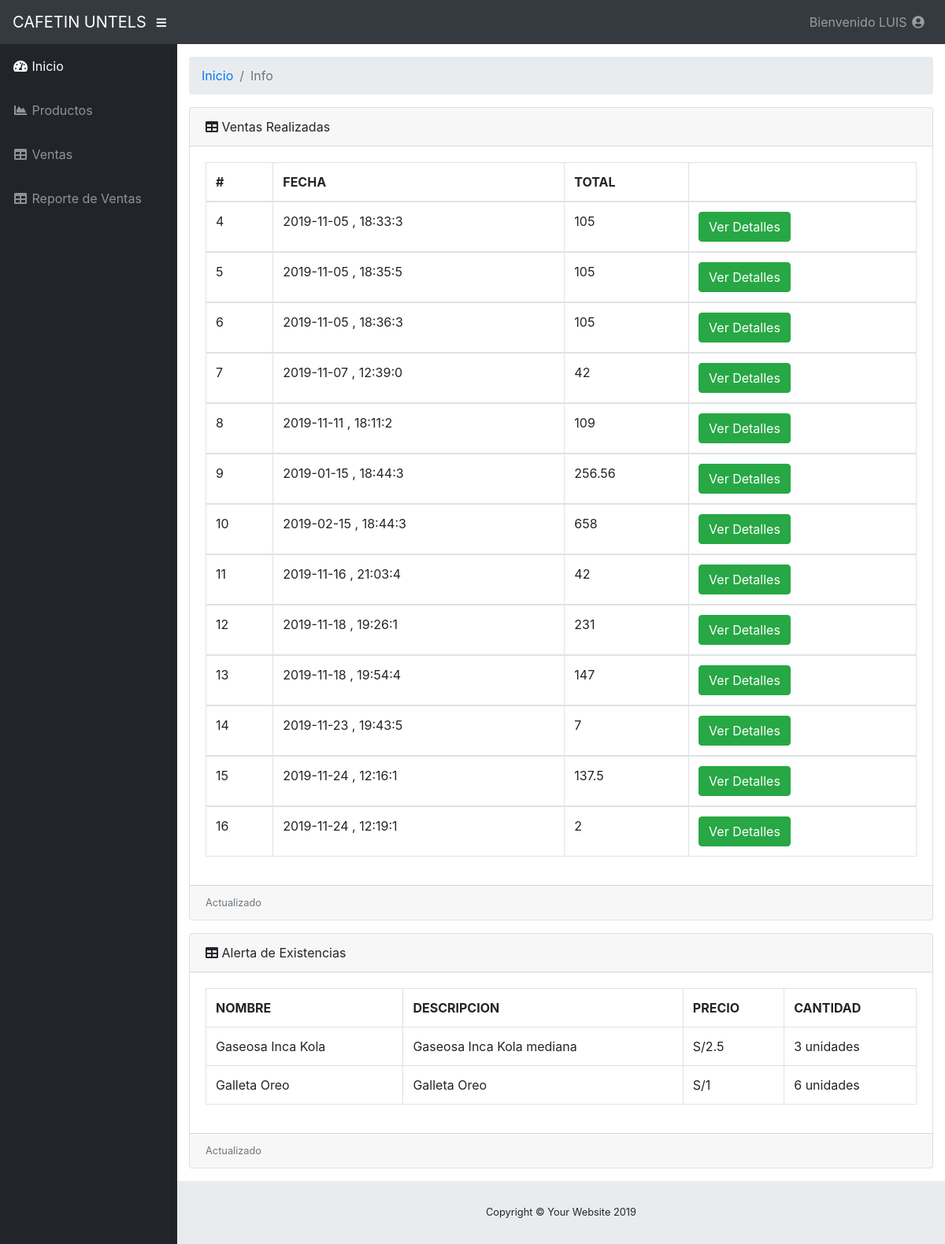
The page /cafetin/vistas/index.php (signed in) on the database its author committed.
### tables this page shows
CREATE TABLE `venta` (
  `idventa` int(11) NOT NULL,
  `fecha` varchar(20) NOT NULL,
  `total` double NOT NULL
);

CREATE TABLE `productos` (
  `idproducto` int(11) NOT NULL,
  `nombre_producto` varchar(50) NOT NULL,
  `descripcion` varchar(100) NOT NULL,
  `precio` double NOT NULL,
  `cantidad` int(11) NOT NULL,
  `estado` varchar(20) NOT NULL
);

### cafetin/modelo/conexion.php (called while the page is built, shortened)
<?php
class Conexion{
		private $conexion;
		function __construct(){
			$this->conexion = mysqli_connect("localhost","root","12345678","cafeteria");
		}
		public function getConexion(){
			return $this->conexion;
		}
}
?>

### cafetin/modelo/clventas.php (the view, shortened to what this page needs)
<?php
require_once "conexion.php";
class Venta{
	public function listarVentas(){
		$conexion = new Conexion();
		$sql = "select * from venta" ;
		$resultado = mysqli_query($conexion->getConexion(), $sql);
		echo "<table class='table table-bordered' width='100%' cellspacing='0' >
				<thead>
			  		<tr>
			  			<th>#</th>
			  			<th>FECHA</th>
			  			<th>TOTAL</th>
			  			<th></th>
			  		</tr>	";
		while ( $columna = mysqli_fetch_array($resultado)){
			echo   "<tbody>
						<tr>
							<td>".$columna[0]."</td>
							<td>".$columna[1]."</td>
							<td>".$columna[2]."</td>
							<td>
								<a href='detalles.php?id=".$columna[0]."' class='btn btn-success'>Ver Detalles</a>
							</td>
				    	</tr>
				    <tbody>";
		}
		echo "</table>";
	}
}
?>

### cafetin/modelo/clproductos.php (shortened to what this page needs)
<?php
require_once "conexion.php";
class Producto{
	public function existenciaProducto(){
		$conectar = new Conexion();
		$query = "select nombre_producto , descripcion , precio , cantidad from productos where cantidad < 10 and estado = 'Activo' ";
		$resultado = mysqli_query($conectar->getConexion(),$query);
		echo "<table class='table table-bordered' width='100%' cellspacing='0' >
			  <tr>
			  	<th>NOMBRE</th>
			  	<th>DESCRIPCION</th>
			  	<th>PRECIO</th>
			  	<th>CANTIDAD</th>
			  </tr>	";
		while ( $columna = mysqli_fetch_array($resultado) ){
			echo   "<tr>
						<td>".$columna[0]."</td>
						<td>".$columna[1]."</td>
						<td>S/".$columna[2]."</td>
						<td>".$columna[3]." unidades</td>
				    </tr>";
		}
		echo "</table>";
	}
}
?>

### rows shown on the page
venta: idventa "4", fecha "2019-11-05 , 18:33:3", total "105"
venta: idventa "5", fecha "2019-11-05 , 18:35:5", total "105"
venta: idventa "6", fecha "2019-11-05 , 18:36:3", total "105"
venta: idventa "7", fecha "2019-11-07 , 12:39:0", total "42"
venta: idventa "8", fecha "2019-11-11 , 18:11:2", total "109"
venta: idventa "9", fecha "2019-01-15 , 18:44:3", total "256.56"
venta: idventa "10", fecha "2019-02-15 , 18:44:3", total "658"
venta: idventa "11", fecha "2019-11-16 , 21:03:4", total "42"
venta: idventa "12", fecha "2019-11-18 , 19:26:1", total "231"
venta: idventa "13", fecha "2019-11-18 , 19:54:4", total "147"
venta: idventa "14", fecha "2019-11-23 , 19:43:5", total "7"
venta: idventa "15", fecha "2019-11-24 , 12:16:1", total "137.5"
venta: idventa "16", fecha "2019-11-24 , 12:19:1", total "2"
productos: nombre_producto "Gaseosa Inca Kola", descripcion "Gaseosa Inca Kola mediana", precio "2.5", cantidad "3"
productos: nombre_producto "Galleta Oreo", descripcion "Galleta Oreo", precio "1", cantidad "6"

### other values the page prints
$_SESSION['nombre'] "LUIS"
